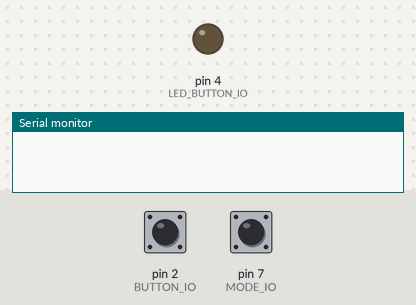
Bench run of a sketch on a simulated Arduino Nano, built with avr-gcc and run on an emulated ATmega328P. On the bench: output pins drawn as LEDs (lit = HIGH), the last lines printed to the serial monitor. The inputs (shaded band) are chosen by the test bench; at power-on: pin 2 (BUTTON_IO) HIGH, pin 7 (MODE_IO) HIGH.

Above: at 0.1 s.
At 10.1 s:
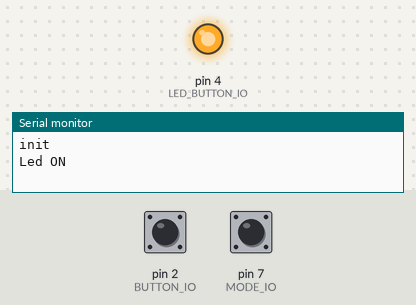
Timing chart, 0 to 11.6 s (numbered marks = the images above):
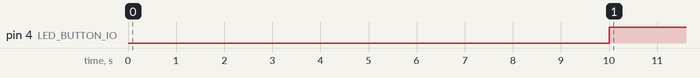

The sketch:

SSR_n_button.ino
```cpp
#include <Arduino.h>

/*
*==========Arduino Nano pinout======
 *                            _______
 *                       TXD-|       |-Vin
 *                       RXD-|       |-Gnd
 *                       RST-|       |-RST
 *                       GND-|       |-+5V
 *             BUTTON_IO  D2-|       |-A7
 *                        D3-|       |-A6
 *         LED_BUTTON_IO  D4-|       |-A5
 *                        D5-|       |-A4
 *                        D6-|       |-A3
 *                   SSR  D7-|       |-A2
 *                        D8-|       |-A1
 *                        D9-|       |-A0
 *                       D10-|       |-Ref
 *                       D11-|       |-3.3V
 *                       D12-|       |-D13
 *                            --USB--
 */
#define BAUDRATE (115200)
////////////  I/O   ////////////
#define BUTTON_IO       2
#define LED_BUTTON_IO   4
#define SSR             11  //
#define MODE_IO         7  // Manual/AUTO

////////Button ///////
bool buttonPressed = LOW;
bool check = LOW;
bool first_press = true;
bool first_led_on = true;
const int BOUNCE_TIME = 50;
const bool MANUAL = true;
//////// SSR ///////
long timer_ssr_on = 0;
long timer_ssr_off = 0;
const long SSR_ON = 60000;
const long SSR_OFF = 10000;


bool PRESS_BUTTON() {
  // Check if the button is pressed
  if (digitalRead(BUTTON_IO) == LOW && check == LOW) {
     //Serial.println("press :");
     check = HIGH;         // Mark that the button is being pressed
    delay(BOUNCE_TIME); // Apply debounce delay
  }

  // Check if the button is released
  if (digitalRead(BUTTON_IO) == HIGH && check == HIGH) {
    //Serial.println("unpress");
    check = LOW;  // Reset the state for the next button press
    return HIGH;  // Indicate that the button was successfully pressed and released
  }
  return LOW; // Return false if the button is not in the desired state
}

void setup() {
  pinMode(LED_BUTTON_IO, OUTPUT);       // Activation indicator LED
  pinMode(SSR, OUTPUT);                 // Activation SSR
  pinMode(BUTTON_IO, INPUT_PULLUP);     // Ignition button (active LOW)
  pinMode(MODE_IO, INPUT_PULLUP);     // Ignition button (active LOW)
  Serial.begin(BAUDRATE);               // Start serial communication
  delay(100);
  Serial.println("init");


}

void loop() {

  if(digitalRead(MODE_IO) == MANUAL){
    buttonPressed = PRESS_BUTTON();
  }
  else{
    buttonPressed = true;
  }


  if(millis() - timer_ssr_off > SSR_OFF){

    if(first_led_on){
      digitalWrite(LED_BUTTON_IO,HIGH);
      first_led_on = false;
      Serial.println("Led ON");
    }

    if(buttonPressed && first_press){
      Serial.println("first press");
      Serial.println("SSR ON");
      digitalWrite(LED_BUTTON_IO,LOW);
      delay(10);
      digitalWrite(SSR,HIGH);
      first_press = LOW;
      timer_ssr_on = millis();
    }

    if(millis() - timer_ssr_on > SSR_ON && first_press == false){
      Serial.println("SSR OFF");
      first_press = true;
      first_led_on = true;
      timer_ssr_off = millis();
      digitalWrite(SSR,LOW);

    }

  }


}
```

Measured:
- by itself, pin 4 (LED_BUTTON_IO): LOW → HIGH at 10.0 s
